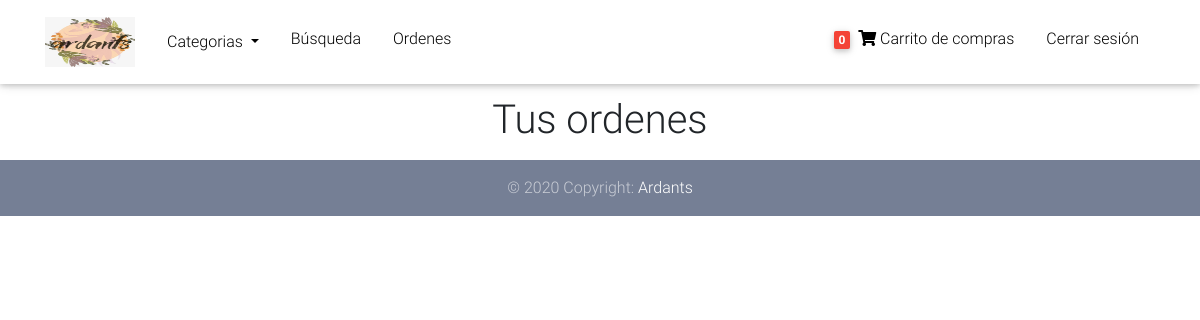
The page /myorders/ (signed in) on the database as committed earlier.
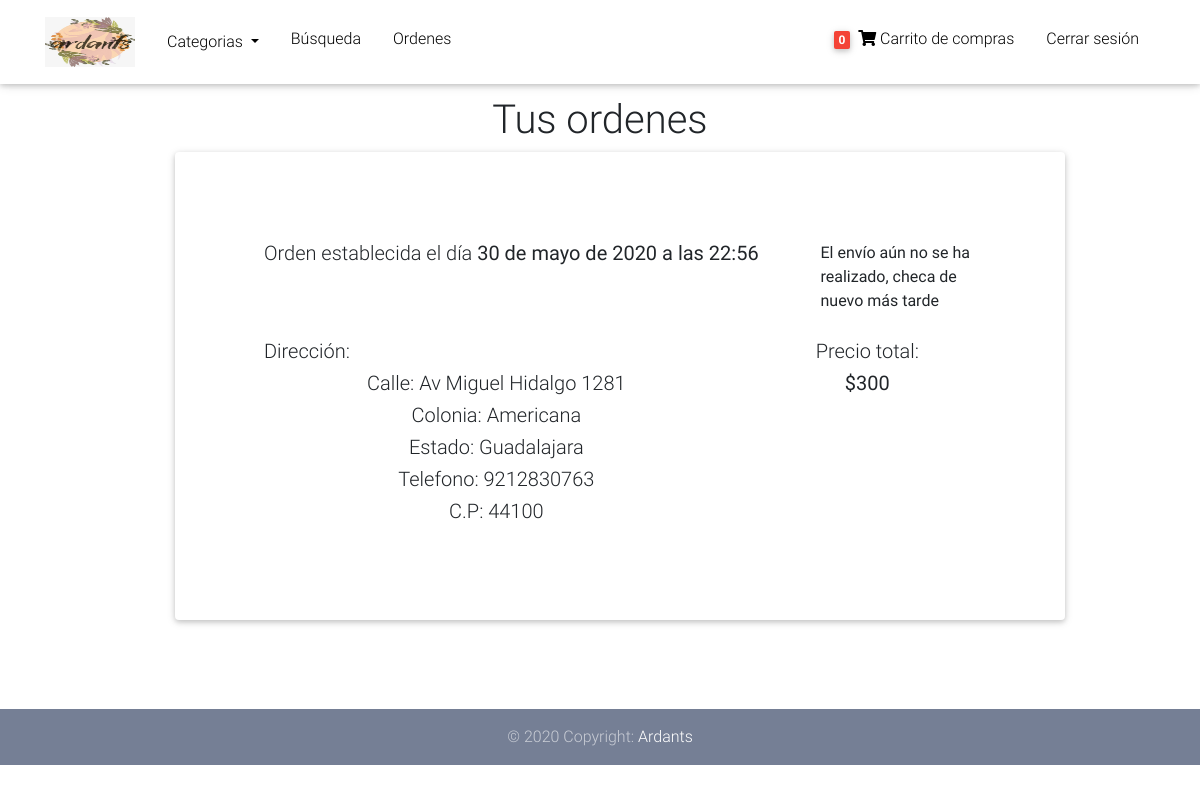
The same page on the database as committed later.
### core/models.py (models this page shows, shortened)
class Order(models.Model):
    user = models.ForeignKey(settings.AUTH_USER_MODEL, on_delete= models.CASCADE, verbose_name = "Usuario")
    sent = models.BooleanField(default=False, verbose_name = "¿Ha sido enviado?")
    ref_code = models.CharField(max_length=30 , verbose_name = "Número de rastreo")
    ordered = models.BooleanField(default=False , verbose_name = "¿Ordenado?")
    items = models.ManyToManyField(OrderItem , verbose_name = "Productos")
    start_date = models.DateTimeField(auto_now= True)
    ordered_date = models.DateTimeField(verbose_name = "Fecha de orden")
    shipping_address = models.ForeignKey('Address', related_name="shipping_address" ,on_delete=models.CASCADE, blank = True, null = True, verbose_name = "Dirección")
    payment = models.ForeignKey('Payment', on_delete=models.CASCADE, blank = True, null = True, verbose_name = "Pago")
    sent_price = models.IntegerField(blank = True, null = True, verbose_name = "Precio de envío")
    class Meta:
        verbose_name = "Orden"
        verbose_name_plural = "Ordenes"
    def get_total(self):
        total = 0
        for order_item in self.items.all():
            total += order_item.get_final_price()
        return total

class Address(models.Model):
    user = models.ForeignKey(settings.AUTH_USER_MODEL, on_delete=models.CASCADE, verbose_name = "Cliente")
    street_address = models.CharField(max_length = 100, verbose_name = "Calle")
    suburb = models.CharField(max_length = 100 , verbose_name ="Colonia")
    phone_number = models.CharField(max_length = 10, verbose_name = "Telefono")
    state = models.CharField( max_length = 30, verbose_name = "estado")
    zip = models.CharField(max_length = 6, verbose_name = "Codigo Postal")
    default = models.BooleanField(default = False)
    point = models.CharField(max_length = 200, verbose_name = "Punto medio")
    class Meta:
        verbose_name = "Dirección"
        verbose_name_plural = "Direcciones"
    class Meta:
        verbose_name_plural = "Direcciones"

class OrderItem(models.Model):
    item = models.ForeignKey(Item, on_delete= models.CASCADE , verbose_name = "Producto")
    quantity = models.IntegerField(default= 1 , verbose_name = "Cantidad")
    user = models.ForeignKey(settings.AUTH_USER_MODEL, on_delete= models.CASCADE, blank = True, null = True, verbose_name = "Usuario")
    ordered = models.BooleanField(default=False, verbose_name="¿Ordenado?")
    class Meta:
        verbose_name = "Producto de orden"
        verbose_name_plural = "Productos de orden"
    def get_total_item_price(self):
        return self.quantity * self.item.price
    def get_final_price(self):
        if self.item.discount_price:
            return self.get_total_discount_item_price()
        return self.get_total_item_price()

class Item(models.Model):
    title = models.CharField(max_length = 100, verbose_name = "Nombre del articulo")
    price = models.FloatField(verbose_name = "Precio")
    discount_price = models.FloatField(blank=True, null=True, verbose_name = "Precio de descuento")
    category = models.ForeignKey(Category, on_delete= models.CASCADE, blank = True, null = True)
    label = models.CharField(choices=LABEL_CHOICES, max_length = 2, verbose_name = "Nuevo o en oferta?")
    slug = models.SlugField(verbose_name = "Link")
    description = models.TextField(verbose_name = "Descripcion")
    image = models.ImageField()
    image2 = models.ImageField(blank = True, null = True)
    image3 = models.ImageField(blank = True, null = True)
    stock = models.IntegerField(default = 1, verbose_name = "Stock")
    class Meta:
        verbose_name = "Producto"
        verbose_name_plural = "Productos"

### core/views.py (the view)
# urls.py: path('myorders/', MyOrders.as_view(), name="my-orders"),
class MyOrders(LoginRequiredMixin, ListView):
    model = Order
    template_name = "my-orders.html"
    def get_queryset(self):
          return Order.objects.filter(user = self.request.user, ordered = True)

### core/templatetags/cart_template_cart.py (called while the page is built)
@register.filter
def cart_item_count(user):
    if user.is_authenticated:
        qs = Order.objects.filter(user = user, ordered = False)
        if qs.exists():
            return qs[0].items.count()
    return 0

### templates/my-orders.html
{% extends 'base.html' %}
{% block content %}
  <div style="width: 100vw; display: flex; justify-content: center; align-content: center;">
    <div class="row" style="width: 80%;">
      <div class="col-md-12">
          <h1 style="text-align: center;">Tus ordenes</h1>
          <ul style="list-style: none;">
              {% for order in object_list %}
              <li>
                <div class="card" style="padding:10%; margin-bottom: 10%;">
                    <div class="row" style="margin-bottom: 10px;">
                      <div class="col-md-9">
                        <h5 class="card-title">Orden establecida el día <strong>{{order.ordered_date}}</strong></h5>
                      </div>
                      <div class="col-md-3">
                        {% if order.sent %}
                          <p>Producto enviado</p>
                          <p>{{order.ref_code}}</p>
                        {% else %}
                          <p>El envío aún no se ha realizado, checa de nuevo más tarde</p>
                        {% endif %}
                      </div>
                    </div>
                    <div class="row">
                      <div class="col-md-8">
                        <h5>Dirección:</h5>
                        <div style="text-align: center;">
                          <h5>Calle: {{order.shipping_address.street_address}}</h5>
                          <h5>Colonia: {{order.shipping_address.suburb}}</h5>
                          <h5>Estado: {{order.shipping_address.state}}</h5>
                          <h5>Telefono: {{order.shipping_address.phone_number}}</h5>
                          <h5>C.P: {{order.shipping_address.zip}}</h5>
                        </div>
                      </div>
                      <div class="col-md-4">
                        <h5 style="text-align: center;">Precio total:</h5>
                        <h5 style="text-align: center;"> <strong>${{order.get_total|add:order.sent_price}}</strong></h5>
                      </div>
                    </div>
                </div>
              </li>
              {% endfor %}
          </ul>
      </div>
  </div>
{% endblock %}

Rows that differ between the two databases and show on the page:
added Order: ordered_date "30 de mayo de 2020 a las 22:56", shows "El envío aún no se ha realizado, checa de nuevo más tarde", shipping_address.street_address "Av Miguel Hidalgo 1281", shipping_address.suburb "Americana", shipping_address.state "Guadalajara", shipping_address.phone_number "9212830763", shipping_address.zip "44100", get_total|add "300"
